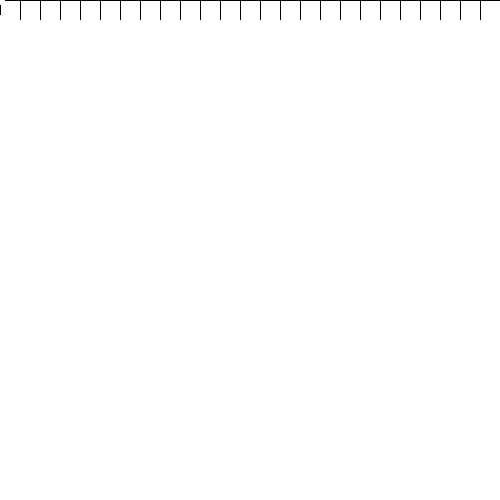
Frame 1 (no input)
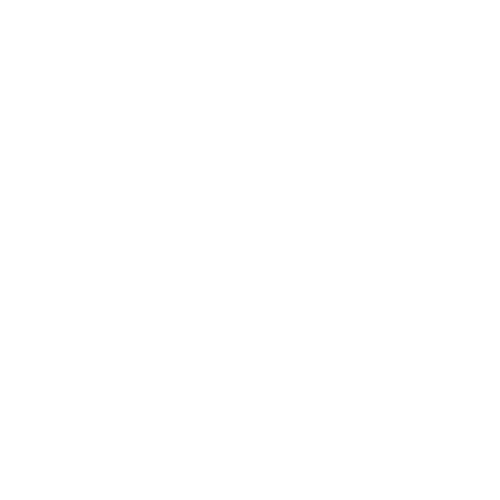
Frame 60 (the mouse pressed at the canvas centre just before this capture)
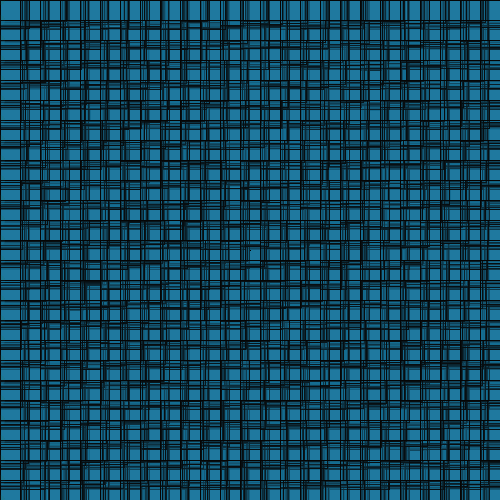
Frame 120 (the mouse held since frame 60 and released just before this capture)

The Processing sketch that drew these frames (run headless with seeded random() and noise(); from frame 60 on, the mouse is pressed at the canvas centre):

// Processing sketch: processing_44354
// ── processing_44354.pde

int x = 0;

void setup() {
  size(500, 500);
  smooth();
}

void draw() {
  for (int y = 0; y <= width +10; y += 20) {
    for (int x = 0; x <= height+10 ; x += 20) {
      if ((dist(mouseX,mouseY, pmouseX, pmouseY)) < 40) {
        if (mouseX>=10 && mouseX<=500) {
          stroke(5);   
          fill(30, 120, 150, 20);
        }
        rect(x, y, 20+random(0, 10), 20+random(0, 10));
      }
      else {
        fill(mouseX,mouseY, pmouseX);
      }}

      noStroke();
      ellipse(x, y, 10, 10);
      if (mousePressed) {
        stroke(1);
        line (250, 250,mouseX, mouseY);
      }
    }
  
}
